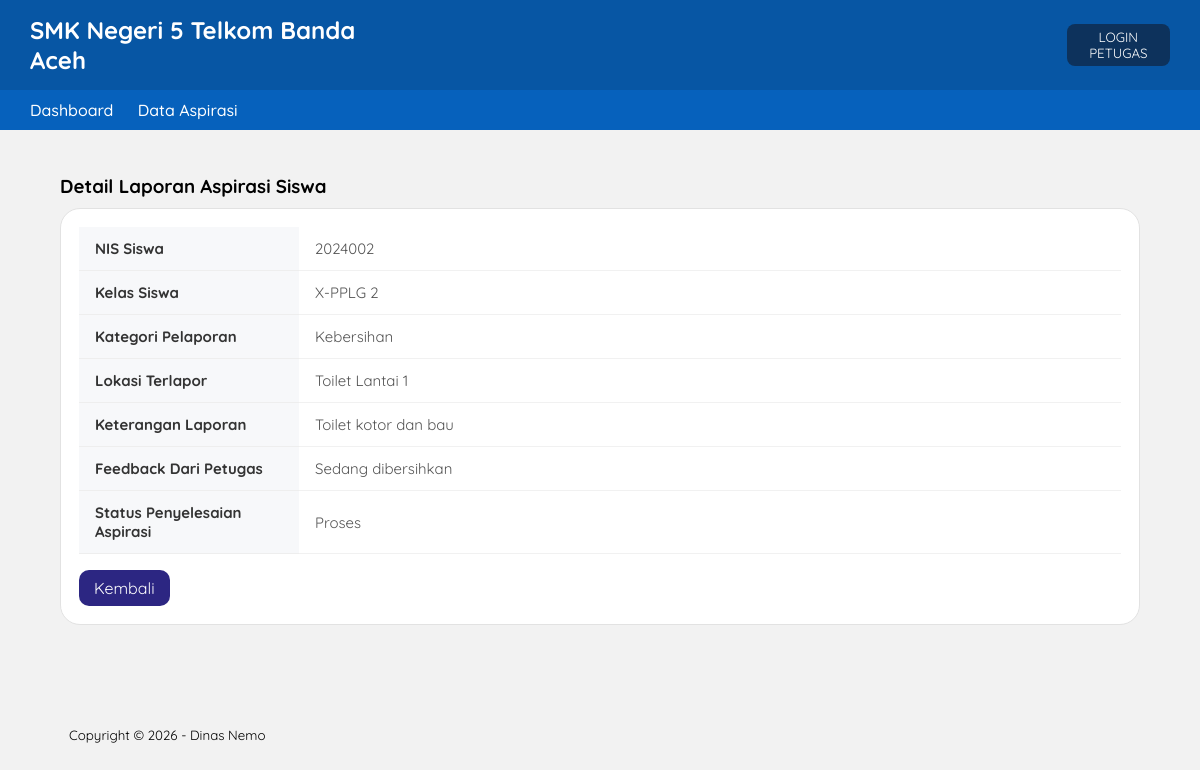
Screenshot of /detail_aspirasi.php?id=2 with the database file from the repository.
### tables this page shows
CREATE TABLE `input_aspirasi` (
  `id_pelaporan` int(5) NOT NULL,
  `nis` int(10) NOT NULL,
  `id_kategori` int(5) NOT NULL,
  `lokasi` varchar(50) DEFAULT NULL,
  `ket` varchar(50) DEFAULT NULL,
  `created_at` datetime DEFAULT current_timestamp()
);

CREATE TABLE `siswa` (
  `nis` int(10) NOT NULL,
  `kelas` varchar(10) NOT NULL
);

CREATE TABLE `kategori` (
  `id_kategori` int(5) NOT NULL,
  `ket_kategori` varchar(30) NOT NULL
);

CREATE TABLE `aspirasi` (
  `id_aspirasi` int(15) NOT NULL,
  `status` enum('Menunggu','Proses','Selesai') NOT NULL DEFAULT 'Menunggu',
  `id_pelaporan` int(5) NOT NULL,
  `feedback` text DEFAULT NULL
);

### detail_aspirasi.php (the view, shortened to what this page needs)
<?php
include 'db.php';
$id = mysqli_real_escape_string($CON, $_GET['id']);
$q = mysqli_query($CON, "
    SELECT
        ia.nis,
        ia.lokasi,
        ia.ket,
        k.ket_kategori,
        a.status,
        a.feedback,
        s.nis,
        s.kelas
    FROM input_aspirasi ia
    LEFT JOIN kategori k ON ia.id_kategori = k.id_kategori
    LEFT JOIN aspirasi a ON ia.id_pelaporan = a.id_pelaporan
    LEFT JOIN siswa s ON ia.nis = s.nis
    WHERE ia.id_pelaporan = '$id'
    LIMIT 1
");
$data = mysqli_fetch_object($q);
?>
<!DOCTYPE html>
<html lang="en">
<head>
    <link rel="stylesheet" href="css/style.css">
</head>
<body>
<header>
<div class="navbar">
    <div class="logo">SMK Negeri 5 Telkom Banda Aceh </div>
    <div class="user">
        <button class="btn-log"><a href="login.php">LOGIN PETUGAS</a></button>
    </div>
</div>
<div class="menu">
    <a href="index.php">Dashboard</a>
    <a href="data_aspirasi.php">Data Aspirasi</a>
</div>
</header>
<div class="section">
        <div class="container">
            <h3>Detail Laporan Aspirasi Siswa</h3>
            <div class="box">
                <table class="detail-table">
                    <tr>
                        <th>NIS Siswa</th>
                        <td><?php echo htmlspecialchars($data->nis) ?></td>
                    </tr>
                    <tr>
                        <th>Kelas Siswa</th>
                        <td><?php echo htmlspecialchars($data->kelas) ?></td>
                    </tr>
                    <tr>
                        <th>Kategori Pelaporan</th>
                        <td><?php echo htmlspecialchars($data->ket_kategori) ?></td>
                    </tr>
                    <tr>
                        <th>Lokasi Terlapor</th>
                        <td><?php echo htmlspecialchars($data->lokasi) ?></td>
                    </tr>
                    <tr>
                        <th>Keterangan Laporan</th>
                        <td><?php echo html_entity_decode($data->ket) ?></td>
                    </tr>
                    <tr>
                        <th>Feedback Dari Petugas</th>
                        <td><?php echo htmlspecialchars($data->feedback) ?></td>
                    </tr>
                    <tr>
                        <th>Status Penyelesaian Aspirasi</th>
                        <td><?php echo html_entity_decode($data->status); ?></td>
                    </tr>
                </table>
                <div class="detail-actions">
                    <a class="btn" href="data_aspirasi.php">Kembali</a>
                </div>
            </div>
        </div>
    </div>
    <footer>
        <div class="container">
            <small>Copyright &copy; 2026 - Dinas Nemo</small>
        </div>
    </footer>
</body>
</html>

### css/style.css (style rules this page uses)
* { margin: 0; padding: 0; box-sizing: border-box; font-family: 'Quicksand', sans-serif; }
body { background: #f2f2f2; }
a { text-decoration: none; }
.navbar { background: #0756a4; color: white; padding: 15px 30px; display: flex; justify-content: space-between; align-items: center; }
.navbar a { color: white; text-decoration: none; }
.menu { background: #0661bc; padding: 10px 30px; }
.menu a { color: white; margin-right: 20px; text-decoration: none; }
.logo { font-size: 24px; font-weight: bold; margin-right: 62%; }
.menu { font-size: 16px; font-weight: 500; text-decoration: none; margin-right: 15px; width: 100%; }
.btn-log { padding: 5px 10px; background-color: #0d325c; color: #fff; border: none; border-radius: 8px; cursor: pointer; text-decoration: none; }
.container { width: 90%; padding-top: 2%; margin: 0 auto; overflow: hidden; }
.container ::after { content: ""; display: block; clear: both; }
footer { padding: 10px; margin-top: 20px; }
.section { padding: 20px 0; }
.btn { padding: 8px 15px; background-color: #2c2682; color: #fff; border: none; cursor: pointer; border-radius: 10px; }
.box { background-color: #fff; border: 1px solid #e2e2e2; padding: 18px; box-sizing: border-box; margin: 10px 0 25px 0; border-radius: 20px; }
.detail-table { width: 100%; border-collapse: collapse; margin-bottom: 12px; font-size: 15px; }
.detail-table th { text-align: left; width: 220px; padding: 12px 16px; background: #f7f8fa; color: #333; vertical-align: top; border-bottom: 1px solid #eee; font-weight: 700; }
.detail-table td { padding: 12px 16px; border-bottom: 1px solid #f1f1f1; color: #555; }
.detail-actions { margin-top: 16px; display: flex; gap: 10px; align-items: center; }
table { width: 100%; border-collapse: collapse; }
table th, table td { padding: 10px; border-bottom: 1px solid #eee; }

### rows the page displays
input_aspirasi: nis.nis "2024002", nis.kelas "X-PPLG 2", id_kategori.ket_kategori "Kebersihan", lokasi "Toilet Lantai 1", ket "Toilet kotor dan bau", aspirasi.feedback "Sedang dibersihkan", aspirasi.status "Proses"
